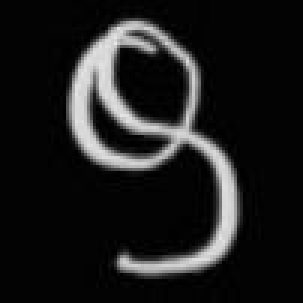
#> input picture 4_mnist/img/numbers/9.jpg, 101 x 101 px, found by its file name (shown 3 times larger); its folder holds only this picture in this run
$ jupyter execute --allow-errors my-mnist.ipynb   (shell and % lines are left out)
#> lines starting #> are read from the running program, lines starting #| are printed output that depends on the picture
# MNIST

Obiettivo: costruire un modello che sia in grado di riconoscere carattere numerico manoscritto.

paragonare modello dl senza preprocessing e modello costruito dopo preprocessing

## Step

Al fine di diminuire il numero di neuroni della rete e migliorare le prestazioni, si effettua del preprocessing.

- Importing data
- Preprocessing
  1. eliminazione rumore (filtro mediano)
  1. uniforming thickness
  1. resizing & centering
  1. fixing discontinuity (reconstructing ink hole)
  1. normalizing
- model

Cominciamo importando le librerie necessarie per il corretto funzionamento del codice (tensorflow, keras, matplotlib)

[cell 1]
import os
import pandas as pd
import cv2
import tensorflow.keras as keras
import tensorflow as tf
import mnist
import numpy as np
import matplotlib.pyplot as plt
from   tensorflow.keras.models import Sequential
from   tensorflow.keras.layers import Dense

## No pre-processing
Addestro modello senza effettuare preprocessing

[cell 2]
# loading data
mnist = tf.keras.datasets.mnist
#> (the rest of this cell did not finish here and is left out)

[cell 3]
# visualizzo un esempio di pattern
npat = 7
print("Ecco il pattern n.", npat)
#> (the rest of this cell did not finish here and is left out)

[cell 4]
# crea funzione 'recognize_digit' per riconoscere il numero che crei il modello sopra
# [59 lines left out: functions recognize_digit, plot_results, not called in this run]

#> (a cell that did not finish here is left out)

#> (a cell that did not finish here is left out)

## Importo le mie immagini

Creo funzione per salvare tutte le immagini di una cartella in un array e ridimensionarle.

[cell 7]
# definisci funzione 'importa_mie_immagini'
def importa_mie_immagini(cartella_immagini, nuova_dimensione):
    # inizializza l'array numpy per contenere tutte le immagini ridimensionate
#> called with cartella_immagini = '4_mnist/img/numbers', nuova_dimensione = (28, 28)
    immagini = np.empty((0, *nuova_dimensione), dtype=np.uint8)

    # scorri tutti i file nella cartella specificata
    for nome_file in os.listdir(cartella_immagini):
        # carica l'immagine
        percorso_file = os.path.join(cartella_immagini, nome_file)
        img = cv2.imread(percorso_file, cv2.IMREAD_GRAYSCALE)
#> img is the input picture: shape (101, 101); min 0, max 232, mean 29

        # ridimensiona l'immagine
        img_ridimensionata = cv2.resize(img, nuova_dimensione)
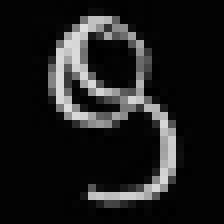
#> img_ridimensionata: shape (28, 28) (shown 8 times larger); min 0, max 221, mean 29

        # aggiungi l'immagine all'array numpy
        immagini = np.vstack([immagini, np.expand_dims(img_ridimensionata, axis=0)])

    return immagini

# definisci funzione 'personal_digit_recognizer'
def personal_digit_recognizer(cartella_immagini, nuova_dimensione, model_path):
    # carica le immagini
    immagini = importa_mie_immagini(cartella_immagini, nuova_dimensione)

    # carico modello salvato
    model = keras.models.load_model(model_path)

    # applico modello alle mie immagini
    predictions = model.predict(immagini)

    plt.figure(figsize=(10, 5))
    for i in range(0, immagini.shape[0]):
        plt.subplot(2, 5, i + 1)
        plt.imshow(immagini[i], cmap = 'gray')
        plt.title(np.argmax(predictions[i]))
        plt.axis('off')
    plt.show(block = False)

[cell 8]
# specifica il percorso della cartella contenente le immagini
cartella_immagini = "4_mnist/img/numbers"

# specifica le dimensioni desiderate
nuova_dimensione = (28, 28)

# applico modello alle mie immagini
personal_digit_recognizer(cartella_immagini, nuova_dimensione, '4_mnist/models/np.mnist.model.h5')
#> (the call stopped at in personal_digit_recognizer, `model = keras.models.load_model(model_path)`: tensorflow is not available in this run)
